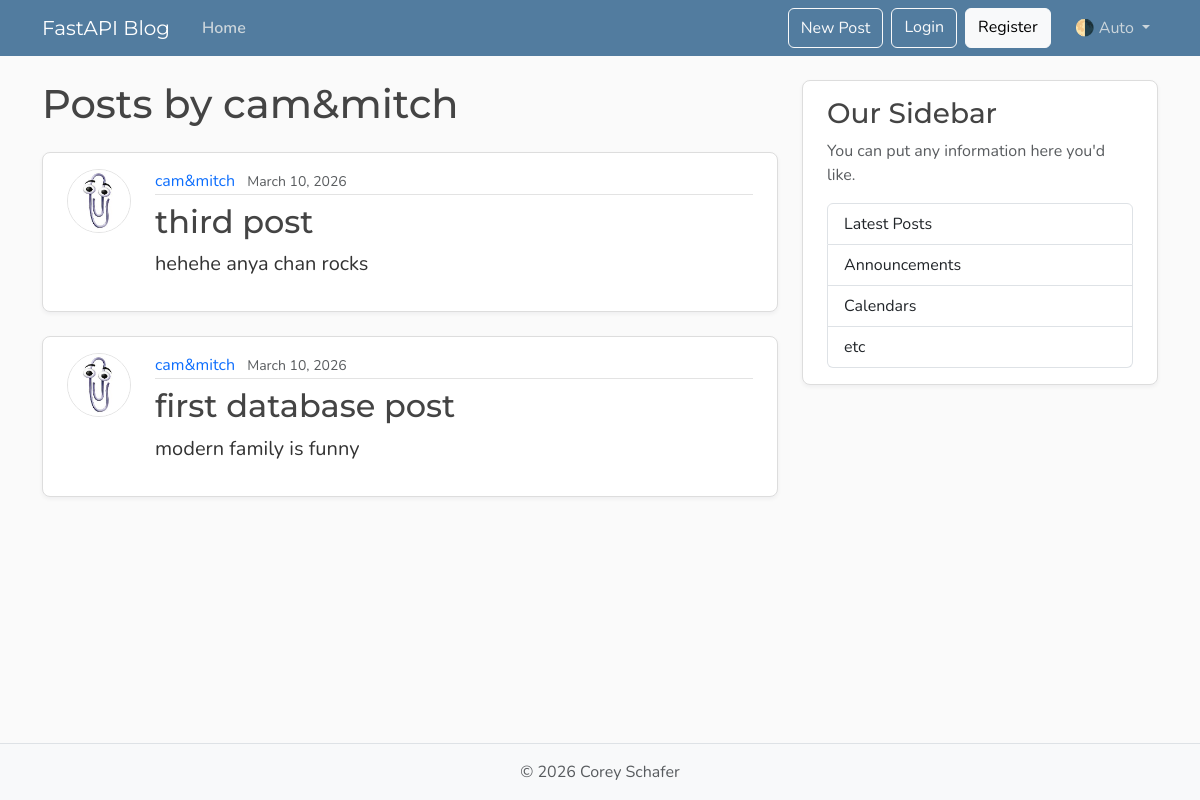
The page /users/1/posts on the database its author committed.
### models.py (models this page shows, shortened)
class User(Base):
    __tablename__ = "users"
    id: Mapped[int] = mapped_column(Integer, primary_key=True, index=True)
    username: Mapped[str] = mapped_column(String(50), unique=True, nullable=False)
    email: Mapped[str] = mapped_column(String(120), unique=True, nullable=False)
    image_file: Mapped[str | None] = mapped_column(
        String(200),
        nullable=True,
        default=None,
    )
    posts:Mapped[list[Post]] = relationship(
        back_populates="author",
        cascade="all, delete-orphan",
    )

class Post(Base):
    __tablename__ = "posts"
    id: Mapped[int] = mapped_column(Integer, primary_key=True, index=True)
    title: Mapped[str] = mapped_column(String(100), nullable=False)
    content: Mapped[str] = mapped_column(Text, nullable=False)
    user_id: Mapped[int] = mapped_column(
        ForeignKey("users.id"),
        nullable=False,
        index = True,
    )
    date_posted: Mapped[datetime] = mapped_column(
        DateTime(timezone=True),
        default=lambda: datetime.now(UTC),
    )
    author: Mapped[User] = relationship(back_populates="posts")

### main.py (the view)
@app.get("/users/{user_id}/posts", include_in_schema=False, name="user_posts")
async def user_posts_page(
    request: Request,
    user_id: int,
    db: Annotated[AsyncSession, Depends(get_db)],
):
    result = await db.execute(select(models.User).where(models.User.id == user_id))
    user = result.scalars().first()
    if not user:
        raise HTTPException(
            status_code=status.HTTP_404_NOT_FOUND,
            detail="User not found",
        )
    result = await db.execute(
        select(models.Post)
        .options(selectinload(models.Post.author))
        .where(models.Post.user_id == user_id)
        .order_by(models.Post.date_posted.desc()),
    )
    posts = result.scalars().all()
    return templates.TemplateResponse(
        request,
        "user_posts.html",
        {"posts": posts, "user": user, "title": f"{user.username}'s Posts"},
    )

### templates/user_posts.html
{% extends "layout.html" %}
{% block content %}
  <h1 class="mb-4">Posts by {{ user.username }}</h1>
  {% for post in posts %}
    <article class="content-section py-3 px-4 mb-4">
      <div class="d-flex align-items-start gap-4">
        <img class="rounded-circle article-img flex-shrink-0"
             src="{{ post.author.image_path }}"
             alt="{{ post.author.username }}'s profile picture"
             width="64"
             height="64"
             loading="lazy">
        <div class="flex-grow-1">
          <div class="article-metadata mb-2">
            <a class="me-2"
               href="{{ url_for('user_posts', user_id=post.author.id) }}">{{ post.author.username }}</a>
            <small class="text-body-secondary">{{ post.date_posted.strftime("%B %d, %Y") }}</small>
          </div>
          <h2>
            <a class="article-title"
               href="{{ url_for('post_page', post_id=post.id) }}">{{ post.title }}</a>
          </h2>
          <p class="article-content">{{ post.content }}</p>
        </div>
      </div>
    </article>
  {% else %}
    <p class="text-body-secondary">No posts by this user yet.</p>
  {% endfor %}
{% endblock content %}

### static/css/main.css (style rules this page uses)
:root { --font-heading: "Montserrat", system-ui, -apple-system, BlinkMacSystemFont, sans-serif; --font-body: "Nunito", system-ui, -apple-system, BlinkMacSystemFont, sans-serif; --color-bg-body: #fafafa; --color-bg-content: #ffffff; --color-text-primary: #333333; --color-text-heading: #444444; --color-steel: #527c9f; --color-nav-link: #cbd5db; --color-nav-link-hover: #ffffff; --color-link-hover: #428bca; --color-border: #dddddd; --color-border-light: #e3e3e3; --spacing-xl: 5rem; --article-img-size: 4rem; --acount-img-size: 7.813rem; }
body { font-family: var(--font-body); background: var(--color-bg-body); color: var(--color-text-primary); }
h1, h2, h3, h4, h5, h6 { font-family: var(--font-heading); color: var(--color-text-heading); }
a { text-decoration: none; }
.content-section { background: var(--color-bg-content); border: 1px solid var(--color-border); border-radius: 0.5rem; box-shadow: 0 2px 4px rgba(15, 23, 42, 0.05); transition: box-shadow 0.15s ease, transform 0.15s ease, border-color 0.15s ease; }
.article-title { color: var(--color-text-handing); transition: color 0.2s ease-in-out; }
.article-content { white-space: pre-line; font-size: 1.25rem; }
.article-img { height: var(--article-img-size); width: var(--article-img-size); flex-shrink: 0; object-fit: cover; border: 1px solid var(--color-border-light); box-shadow: 0 0 0 2px var(--color-bg-content); }
.article-metadata { padding-bottom: 0.063rem; border-bottom: 1px solid var(--color-border-light); }
.article-metadata a { transition: color 0.2s ease-in-out; }

### rows shown on the page
User: username "cam&mitch"
Post: author.image_path (picture), author.username "cam&mitch", date_posted "March 10, 2026", title "third post", content "hehehe anya chan rocks"
Post: author.image_path (picture), author.username "cam&mitch", date_posted "March 10, 2026", title "first database post", content "modern family is funny"
